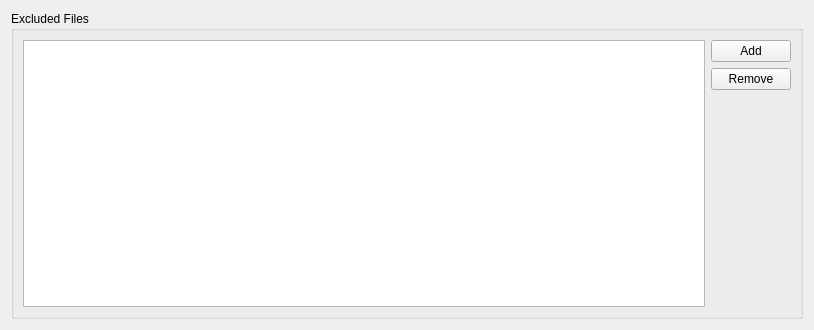
<?xml version="1.0" encoding="UTF-8"?>
<ui version="4.0">
 <class>Todo::Internal::TodoProjectSettingsWidget</class>
 <widget class="QWidget" name="Todo::Internal::TodoProjectSettingsWidget">
  <property name="geometry">
   <rect>
    <x>0</x>
    <y>0</y>
    <width>814</width>
    <height>330</height>
   </rect>
  </property>
  <layout class="QVBoxLayout" name="verticalLayout">
    <item>
    <widget class="QGroupBox" name="excludedPatternsBox">
    <property name="title">
     <string>Excluded Files</string>
    </property>
    <layout class="QHBoxLayout" name="horizontalLayout_3">
     <item>
      <widget class="QListWidget" name="excludedPatternsList">
       <property name="toolTip">
        <string>Regular expressions for file paths to be excluded from scanning.</string>
       </property>
       <property name="sortingEnabled">
        <bool>true</bool>
       </property>
      </widget>
     </item>
     <item>
      <layout class="QVBoxLayout" name="verticalLayout_4">
       <item>
        <widget class="QPushButton" name="addExcludedPatternButton">
         <property name="text">
          <string>Add</string>
         </property>
        </widget>
       </item>
       <item>
        <widget class="QPushButton" name="removeExcludedPatternButton">
         <property name="text">
          <string>Remove</string>
         </property>
        </widget>
       </item>
       <item>
        <spacer name="verticalSpacer_2">
         <property name="orientation">
          <enum>Qt::Vertical</enum>
         </property>
         <property name="sizeType">
          <enum>QSizePolicy::Expanding</enum>
         </property>
         <property name="sizeHint" stdset="0">
          <size>
           <width>20</width>
           <height>40</height>
          </size>
         </property>
        </spacer>
       </item>
      </layout>
     </item>
    </layout>
    </widget>
    </item>
  </layout>
 </widget>
 <resources/>
 <connections>
     <connection>
      <sender>excludedPatternsList</sender>
      <signal>itemSelectionChanged()</signal>
      <receiver>Todo::Internal::TodoProjectSettingsWidget</receiver>
      <slot>setExcludedPatternsButtonsEnabled()</slot>
      <hints>
       <hint type="sourcelabel">
        <x>170</x>
        <y>381</y>
       </hint>
       <hint type="destinationlabel">
        <x>221</x>
        <y>240</y>
       </hint>
      </hints>
     </connection>
 </connections>
 <slots>
  <slot>setExcludedPatternsButtonsEnabled()</slot>
 </slots>
</ui>
